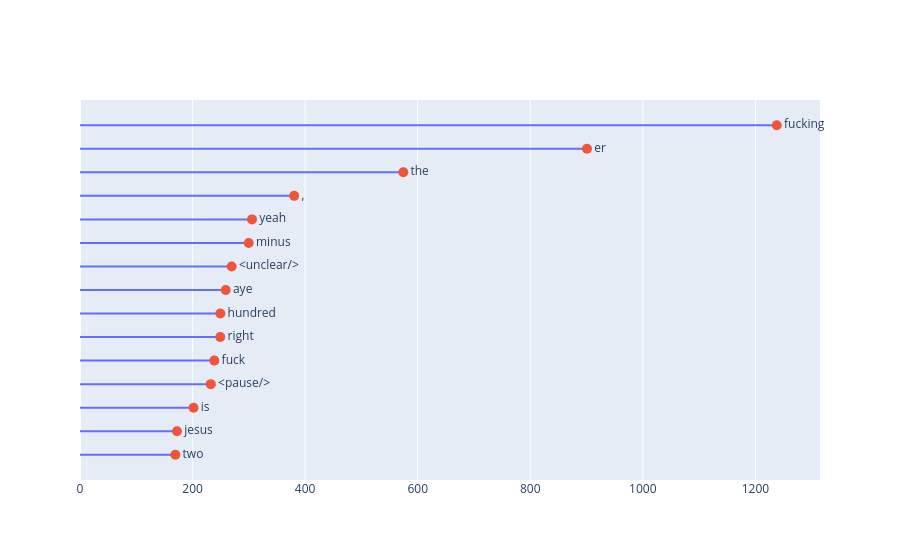

Notebook cell for this chart:
### Code cell
plc.keyword_plot(male_keywords, 'token', 'LogLik', top_k=15, descending=True)

### Figure 1 — Plotly figure (JSON) as saved in the notebook; plotly's stock layout.template omitted (floating-point values rounded to 4 significant figures)
{"data": [{"cliponaxis": false, "mode": "lines", "showlegend": false, "type": "scatter", "x": [0, 1238.0, null, 0, 900.8, null, 0, 574.4, null, 0, 380.5, null, 0, 305.6, null, 0, 299.7, null, 0, 269.4, null, 0, 258.9, null, 0, 249.4, null, 0, 249.2, null, 0, 238.6, null, 0, 232.4, null, 0, 201.7, null, 0, 172.3, null, 0, 169.5, null], "y": [0, 0, null, 1, 1, null, 2, 2, null, 3, 3, null, 4, 4, null, 5, 5, null, 6, 6, null, 7, 7, null, 8, 8, null, 9, 9, null, 10, 10, null, 11, 11, null, 12, 12, null, 13, 13, null, 14, 14, null]}, {"cliponaxis": false, "marker": {"size": 10}, "mode": "markers+text", "showlegend": false, "text": ["fucking", "er", "the", ",", "yeah", "minus", "<unclear/>", "aye", "hundred", "right", "fuck", "<pause/>", "is", "jesus", "two"], "textposition": "middle right", "type": "scatter", "x": [1238.0, 900.8, 574.4, 380.5, 305.6, 299.7, 269.4, 258.9, 249.4, 249.2, 238.6, 232.4, 201.7, 172.3, 169.5], "y": [0, 1, 2, 3, 4, 5, 6, 7, 8, 9, 10, 11, 12, 13, 14]}], "layout": {"xaxis": {"rangemode": "tozero"}, "yaxis": {"autorange": "reversed", "showgrid": false, "showticklabels": false, "ticks": "", "zeroline": false}}}
